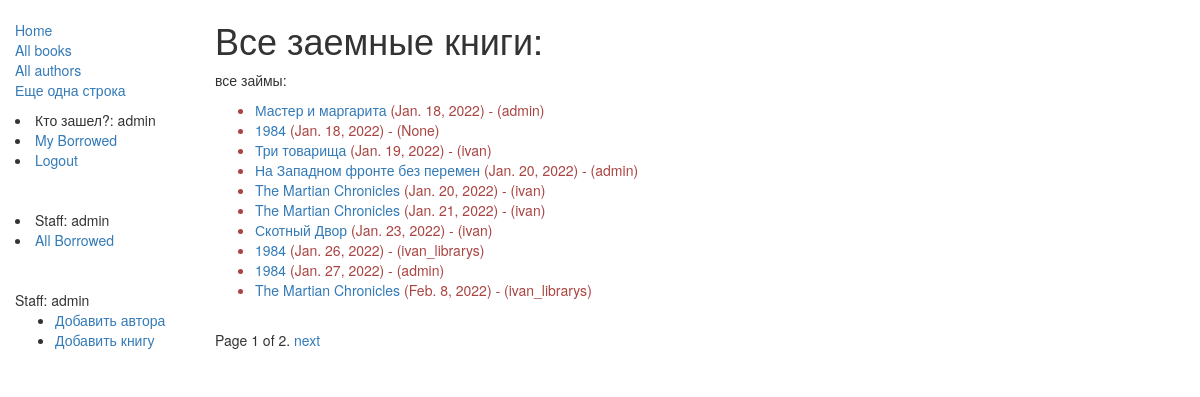
Page /catalog/borrowed/ (signed in) on the committed database.
### catalog/models.py (models this page shows, shortened)
class BookInstance(models.Model):
    id = models.UUIDField(primary_key=True, default=uuid.uuid4, help_text='Unique ID for this particular book across whole library')
    book = models.ForeignKey('Book', on_delete=models.RESTRICT, null=True)
    imprint = models.CharField(max_length=200)
    due_back = models.DateField(null=True, blank=True)
    borrower = models.ForeignKey(User, on_delete=models.SET_NULL, null=True, blank=True)
    @property
    def is_overdue(self):
        if self.due_back and date.today() > self.due_back:
            return True
        return False
    LOAN_STATUS = (
        ('m', 'Maintenance'),
        ('o', 'On loan'),
        ('a', 'Available'),
        ('r', 'Reserved'),
    )
    status = models.CharField(
        max_length=1,
        choices=LOAN_STATUS,
        blank=True,
        default='m',
        help_text='Book availability',
    )
    class Meta:
        ordering = ['due_back']
        permissions = (("can_mark_returned", "Set book as returned"),)

class Book(models.Model):
    title = models.CharField(max_length=200)
    author = models.ForeignKey('Author', on_delete=models.SET_NULL, null=True)
    summary = models.TextField(max_length=1000, help_text='Enter a brief description of the book')
    isbn = models.CharField('ISBN', max_length=13, unique=True,
                             help_text='13 Character <a href="https://www.isbn-international.org/content/what-isbn">ISBN number</a>')
    genre = models.ManyToManyField(Genre, help_text='Select a genre for this book')
    Language = models.ForeignKey('Language', on_delete=models.SET_NULL, null=True)
    def display_genre(self):
        """
        Creates a string for the Genre. This is required to display genre in Admin.
        """
        return ', '.join([ genre.name for genre in self.genre.all()[:3] ])
    display_genre.short_description = 'Genre'

### catalog/views.py (the view)
class MyView(PermissionRequiredMixin, generic.ListView):
    model = BookInstance
    template_name ='catalog/bookinstance_list_borrowed_staff_user.html'
    paginate_by = 10
    permission_required = 'catalog.can_mark_returned'
    def get_queryset(self):
        return BookInstance.objects.filter(status__exact='o').order_by('due_back')

### catalog/templates/catalog/bookinstance_list_borrowed_staff_user.html
{% extends "base_generic.html" %}
{% block content %}
    <h1>Все заемные книги: {{bookinst.book.title}}</h1>
    <p>все займы: {{bookinst.borrower}}</p>
   {% if bookinstance_list %}
    <ul>
      {% for bookinst in bookinstance_list %}
      <li class="{% if bookinst.is_overdue %}text-danger{% endif %}">
        <a href="{% url 'book-detail' bookinst.book.pk %}">{{bookinst.book.title}}</a> ({{ bookinst.due_back }}) - ({{bookinst.borrower}})
      </li>
      {% endfor %}
    </ul>
    {% else %}
      <p>Чет ничего я не нашел.</p>
    {% endif %}
{% endblock %}

### catalog/templates/base_generic.html (shortened to what this page needs)
<!DOCTYPE html>
<html lang="en">
<head>
  <link rel="stylesheet" href="https://maxcdn.bootstrapcdn.com/bootstrap/3.3.7/css/bootstrap.min.css">
  {% load static %}
  <link rel="stylesheet" href="{% static 'css/styles.css' %}">
</head>
<body>
  <div class="container-fluid">
    <div class="row">
      <div class="col-sm-2">
      {% block sidebar %}
      <ul class="sidebar-nav">
          <li><a href="{% url 'index' %}">Home</a></li>
          <li><a href="{% url 'books' %}">All books</a></li>
          <li><a href="{% url 'authors' %}">All authors</a></li>
          <li><a href="">Еще одна строка</a></li>
      </ul>
      {% if user.is_authenticated %}
      <li>Кто зашел?: {{ user.get_username }}</li>
      <li><a href="{% url 'my-borrowed' %}">My Borrowed</a></li>
      <li><a href="{% url 'logout'%}?next={{request.path}}">Logout</a></li>
    {% else %}
      <li><a href="{% url 'login'%}?next={{request.path}}">Login</a></li>
    {% endif %}
        <br>
          <br>
          {% if user.is_staff %}
      <li>Staff: {{ user.get_username }}</li>
      <li><a href="{% url 'all-borrowed' %}">All Borrowed</a></li>
    {% endif %}
          <br>
          <br>
         {% if user.is_staff %}
            Staff: {{ user.get_username }}
          <ul class="createAuthor">
            <li><a href="{% url 'author_create' %}">Добавить автора</a></li>
            <li><a href="{% url 'book_create' %}">Добавить книгу</a></li>
         {% endif %}
      </ul>
     {% endblock %}
      </div>
      <div class="col-sm-10 ">
      {% block content %}{% endblock %}
      {% block pagination %}
  {% if is_paginated %}
      <div class="pagination">
          <span class="page-links">
              <span class="page-current">
                  Page {{ page_obj.number }} of {{ page_obj.paginator.num_pages }}.
              </span>
              {% if page_obj.has_next %}
                  <a href="{{ request.path }}?page={{ page_obj.next_page_number }}">next</a>
              {% endif %}
          </span>
      </div>
  {% endif %}
{% endblock %}
      </div>
    </div>
  </div>
</body>
</html>

### catalog/static/css/styles.css (style rules this page uses)
.sidebar-nav { margin-top: 20px; padding: 0; list-style: none; }

### rows in the picture
BookInstance: book "Мастер и маргарита", due_back "Jan. 18, 2022", borrower "admin"
BookInstance: book "1984", due_back "Jan. 18, 2022", borrower "None"
BookInstance: book "Три товарища", due_back "Jan. 19, 2022", borrower "ivan"
BookInstance: book "На Западном фронте без перемен", due_back "Jan. 20, 2022", borrower "admin"
BookInstance: book "The Martian Chronicles", due_back "Jan. 20, 2022", borrower "ivan"
BookInstance: book "The Martian Chronicles", due_back "Jan. 21, 2022", borrower "ivan"
BookInstance: book "Скотный Двор", due_back "Jan. 23, 2022", borrower "ivan"
BookInstance: book "1984", due_back "Jan. 26, 2022", borrower "ivan_librarys"
BookInstance: book "1984", due_back "Jan. 27, 2022", borrower "admin"
BookInstance: book "The Martian Chronicles", due_back "Feb. 8, 2022", borrower "ivan_librarys"

### other values in the picture
{{ user.get_username }} "admin"
{{ page_obj.number }} "1"
{{ page_obj.paginator.num_pages }} "2"
